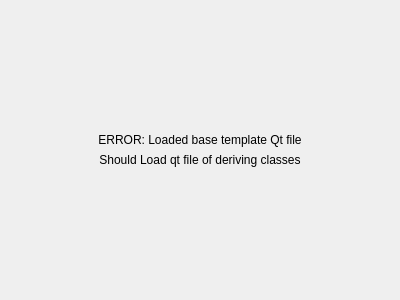
<?xml version="1.0" encoding="UTF-8"?>
<ui version="4.0">
 <class>Form</class>
 <widget class="QWidget" name="Form">
  <property name="geometry">
   <rect>
    <x>0</x>
    <y>0</y>
    <width>400</width>
    <height>300</height>
   </rect>
  </property>
  <property name="windowTitle">
   <string>Form</string>
  </property>
  <layout class="QHBoxLayout" name="horizontalLayout_2">
   <item>
    <layout class="QVBoxLayout" name="verticalLayout">
     <item>
      <spacer name="verticalSpacer_2">
       <property name="orientation">
        <enum>Qt::Vertical</enum>
       </property>
       <property name="sizeHint" stdset="0">
        <size>
         <width>20</width>
         <height>40</height>
        </size>
       </property>
      </spacer>
     </item>
     <item>
      <widget class="QLabel" name="label">
       <property name="text">
        <string>ERROR: Loaded base template Qt file</string>
       </property>
       <property name="alignment">
        <set>Qt::AlignCenter</set>
       </property>
      </widget>
     </item>
     <item>
      <widget class="QLabel" name="label_2">
       <property name="text">
        <string>Should Load qt file of deriving classes</string>
       </property>
       <property name="alignment">
        <set>Qt::AlignCenter</set>
       </property>
      </widget>
     </item>
     <item>
      <spacer name="verticalSpacer">
       <property name="orientation">
        <enum>Qt::Vertical</enum>
       </property>
       <property name="sizeHint" stdset="0">
        <size>
         <width>20</width>
         <height>40</height>
        </size>
       </property>
      </spacer>
     </item>
    </layout>
   </item>
  </layout>
 </widget>
 <resources/>
 <connections/>
</ui>
